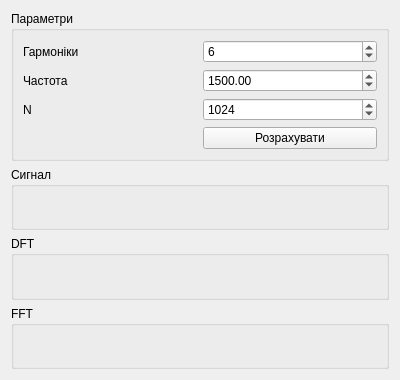
<?xml version="1.0" encoding="UTF-8"?>
<ui version="4.0">
 <class>Lab2</class>
 <widget class="QWidget" name="Lab2">
  <property name="geometry">
   <rect>
    <x>0</x>
    <y>0</y>
    <width>400</width>
    <height>380</height>
   </rect>
  </property>
  <property name="windowTitle">
   <string>Form</string>
  </property>
  <layout class="QGridLayout" name="gridLayout">
   <item row="0" column="0">
    <widget class="QGroupBox" name="parameters">
     <property name="title">
      <string>Параметри</string>
     </property>
     <layout class="QGridLayout" name="gridLayout_8">
      <item row="1" column="1">
       <widget class="QDoubleSpinBox" name="frequency">
        <property name="minimum">
         <double>100.000000000000000</double>
        </property>
        <property name="maximum">
         <double>3000.000000000000000</double>
        </property>
        <property name="singleStep">
         <double>100.000000000000000</double>
        </property>
        <property name="value">
         <double>1500.000000000000000</double>
        </property>
       </widget>
      </item>
      <item row="0" column="0">
       <widget class="QLabel" name="labelHarmonics">
        <property name="text">
         <string>Гармоніки</string>
        </property>
       </widget>
      </item>
      <item row="1" column="0">
       <widget class="QLabel" name="labelFrequency">
        <property name="text">
         <string>Частота</string>
        </property>
       </widget>
      </item>
      <item row="3" column="1">
       <widget class="QPushButton" name="pushButton">
        <property name="text">
         <string>Розрахувати</string>
        </property>
       </widget>
      </item>
      <item row="0" column="1">
       <widget class="QSpinBox" name="harmonics">
        <property name="minimum">
         <number>1</number>
        </property>
        <property name="maximum">
         <number>16</number>
        </property>
        <property name="value">
         <number>6</number>
        </property>
       </widget>
      </item>
      <item row="2" column="1">
       <widget class="QSpinBox" name="nInput">
        <property name="minimum">
         <number>32</number>
        </property>
        <property name="maximum">
         <number>2048</number>
        </property>
        <property name="value">
         <number>1024</number>
        </property>
       </widget>
      </item>
      <item row="2" column="0">
       <widget class="QLabel" name="labelN">
        <property name="text">
         <string>N</string>
        </property>
       </widget>
      </item>
     </layout>
    </widget>
   </item>
   <item row="1" column="0">
    <widget class="QGroupBox" name="signal">
     <property name="title">
      <string>Сигнал</string>
     </property>
     <layout class="QGridLayout" name="gridLayout_7"/>
    </widget>
   </item>
   <item row="2" column="0">
    <widget class="QGroupBox" name="dft">
     <property name="title">
      <string>DFT</string>
     </property>
     <layout class="QGridLayout" name="gridLayout_9"/>
    </widget>
   </item>
   <item row="3" column="0">
    <widget class="QGroupBox" name="fft">
     <property name="title">
      <string>FFT</string>
     </property>
     <layout class="QGridLayout" name="gridLayout_6"/>
    </widget>
   </item>
  </layout>
 </widget>
 <resources/>
 <connections/>
</ui>
